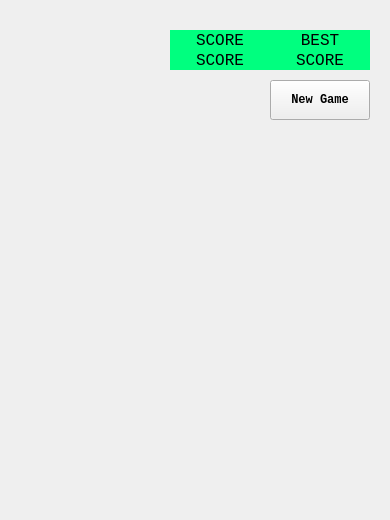
<?xml version="1.0" encoding="UTF-8"?>
<ui version="4.0">
 <class>Widget2048</class>
 <widget class="QWidget" name="Widget2048">
  <property name="geometry">
   <rect>
    <x>0</x>
    <y>0</y>
    <width>390</width>
    <height>520</height>
   </rect>
  </property>
  <property name="minimumSize">
   <size>
    <width>390</width>
    <height>520</height>
   </size>
  </property>
  <property name="maximumSize">
   <size>
    <width>390</width>
    <height>520</height>
   </size>
  </property>
  <property name="font">
   <font>
    <family>Consolas</family>
   </font>
  </property>
  <property name="windowTitle">
   <string>Widget2048</string>
  </property>
  <widget class="QLabel" name="label_score">
   <property name="geometry">
    <rect>
     <x>170</x>
     <y>30</y>
     <width>100</width>
     <height>20</height>
    </rect>
   </property>
   <property name="font">
    <font>
     <pointsize>12</pointsize>
    </font>
   </property>
   <property name="styleSheet">
    <string notr="true">background-color: rgb(0, 255, 127);</string>
   </property>
   <property name="text">
    <string>SCORE</string>
   </property>
   <property name="alignment">
    <set>Qt::AlignCenter</set>
   </property>
  </widget>
  <widget class="QLabel" name="label_best">
   <property name="geometry">
    <rect>
     <x>270</x>
     <y>30</y>
     <width>100</width>
     <height>20</height>
    </rect>
   </property>
   <property name="font">
    <font>
     <pointsize>12</pointsize>
    </font>
   </property>
   <property name="styleSheet">
    <string notr="true">background-color: rgb(0, 255, 127);</string>
   </property>
   <property name="text">
    <string>BEST</string>
   </property>
   <property name="alignment">
    <set>Qt::AlignCenter</set>
   </property>
  </widget>
  <widget class="QLabel" name="lab_best">
   <property name="geometry">
    <rect>
     <x>270</x>
     <y>50</y>
     <width>100</width>
     <height>20</height>
    </rect>
   </property>
   <property name="font">
    <font>
     <pointsize>12</pointsize>
    </font>
   </property>
   <property name="styleSheet">
    <string notr="true">background-color: rgb(0, 255, 127);</string>
   </property>
   <property name="text">
    <string>SCORE</string>
   </property>
   <property name="alignment">
    <set>Qt::AlignCenter</set>
   </property>
  </widget>
  <widget class="QLabel" name="lab_score">
   <property name="geometry">
    <rect>
     <x>170</x>
     <y>50</y>
     <width>100</width>
     <height>20</height>
    </rect>
   </property>
   <property name="font">
    <font>
     <pointsize>12</pointsize>
    </font>
   </property>
   <property name="styleSheet">
    <string notr="true">background-color: rgb(0, 255, 127);</string>
   </property>
   <property name="text">
    <string>SCORE</string>
   </property>
   <property name="alignment">
    <set>Qt::AlignCenter</set>
   </property>
  </widget>
  <widget class="QPushButton" name="btn_new_game">
   <property name="geometry">
    <rect>
     <x>270</x>
     <y>80</y>
     <width>100</width>
     <height>40</height>
    </rect>
   </property>
   <property name="font">
    <font>
     <weight>75</weight>
     <bold>true</bold>
    </font>
   </property>
   <property name="text">
    <string>New Game</string>
   </property>
  </widget>
 </widget>
 <layoutdefault spacing="6" margin="11"/>
 <resources/>
 <connections/>
</ui>
